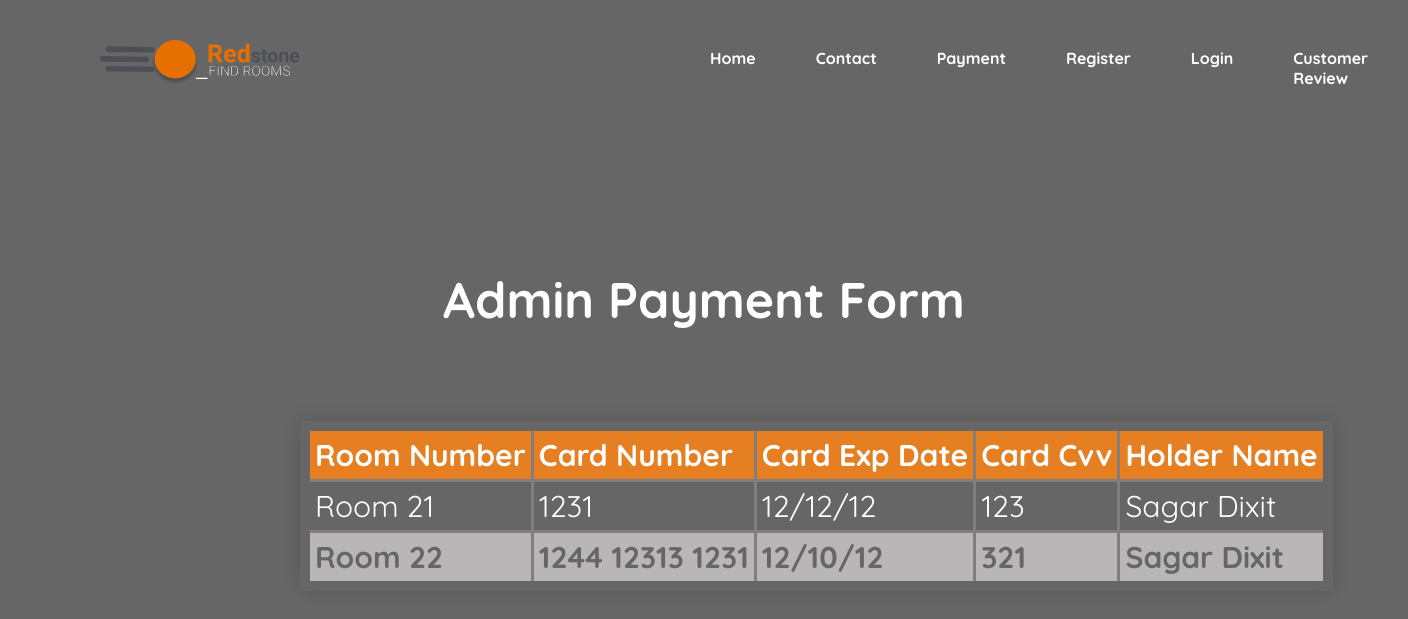
Page /rp/admin/payment.php on the committed database.
### tables this page shows
CREATE TABLE `payment` (
  `id` int(11) NOT NULL,
  `card_number` varchar(16) NOT NULL,
  `card_exp_date` varchar(30) NOT NULL,
  `card_cvv` varchar(30) NOT NULL,
  `holder_name` varchar(30) NOT NULL
);

### rp/admin/payment.php (the view, shortened to what this page needs)
<!DOCTYPE html>
<html lang="en">
<head>
    <link rel='stylesheet' href='admin.css'/>
</head>
<body>
	<nav>
		<img src="log.svg" alt="Redstone" style="width: 200px; margin:40px 0px 0px 100px;"class="logo">
		<ul>
			<li><a href='../index.php'>Home</a></li>
			<li><a href='contact.php'>Contact</a></li>
			<li><a href='payment.php'>Payment</a></li>
			<li><a href='register.php'>Register</a></li>
			<li><a href='login.php'>Login</a></li>
			<li><a href='customer_review.php'>Customer Review</a></li>
		</ul>
	</nav>
	<h1  style='text-align:center;margin-top:150px; font-size:50px; color:white;'>Admin Payment Form</h1>
	<div class="container">
	<table class='content-table' style='margin-left:300px; margin-top:90px; font-size:30px;border:10px solid white;color:white;'>
		<thead>
			<tr>
				<td>Room Number</td>
				<td>Card Number</td>
				<td>Card Exp Date</td>
				<td>Card Cvv</td>
				<td>Holder Name</td>
			</tr>
		</thead>
		<tbody>
			<?php
			$connection = mysqli_connect('localhost','root','','redstonepro');
			$query='SELECT * FROM payment';
			$qryobj = mysqli_query($connection,$query);
			while($row=mysqli_fetch_assoc($qryobj))
			{
			echo '<tr>';
			echo '<td>'.'Room '.$row['id'].'</td>';
			echo '<td>'.$row['card_number'].'</td>';
			echo '<td>'.$row['card_exp_date'].'</td>';
			echo '<td>'.$row['card_cvv'].'</td>';
			echo '<td>'.$row['holder_name'].'</td>';
			echo '</tr>';
		    }
			?>
		</tbody>
	</table>
	</div>
</body>
</html>

### rp/admin/admin.css (style rules this page uses)
body { margin:0; padding:0; font-family: 'Quicksand','san-serif'; background-image:linear-gradient(rgba(0,0,0,0.6),rgba(0,0,0,0.6)),url(contact2.jpg); background-size:cover; }
table, th, td { border: 3px solid #827e7e; padding:5px; }
.content-table { border-collapse: collapse; margin:25px 0; font-size:0.9em; min-width: 600px; border-radius:5px 5px 0 0 ; overflow:hidden; box-shadow: 0 0 20px rgba(0,0,0,0.15); }
.content-table thead tr { background-color:#e67e22; color:#fff; text-align:left; font-weight:bold; }
.content-table tbody tr { border-bottom:1px solid #dddddd; }
.content-table tbody tr:nth-of-type(even) { background-color:#b8b6b6; color:#666666; font-weight: bold; }

### rp/admin/payment.php (style rules this page uses)
nav ul { margin-left:40em; margin-top:-70px; font-weight:bold; display: flex; text-decoration: none; }
nav ul li { padding:30px; color:white; list-style: none; }
nav ul li a { text-decoration: none; color:white; }

### rows in the picture
payment: id "21", card_number "1231", card_exp_date "12/12/12", card_cvv "123", holder_name "Sagar Dixit"
payment: id "22", card_number "1244 12313 1231", card_exp_date "12/10/12", card_cvv "321", holder_name "Sagar Dixit"
